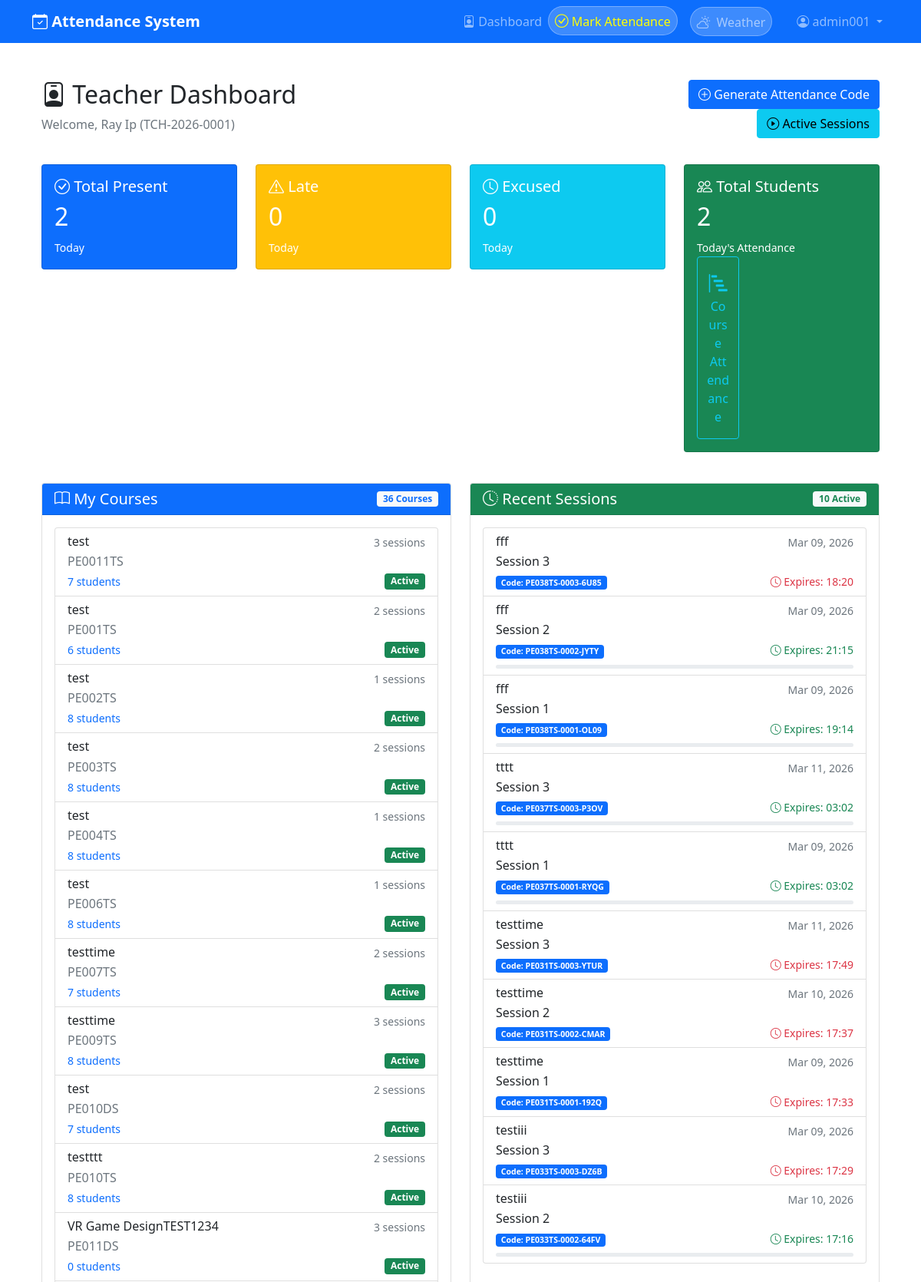
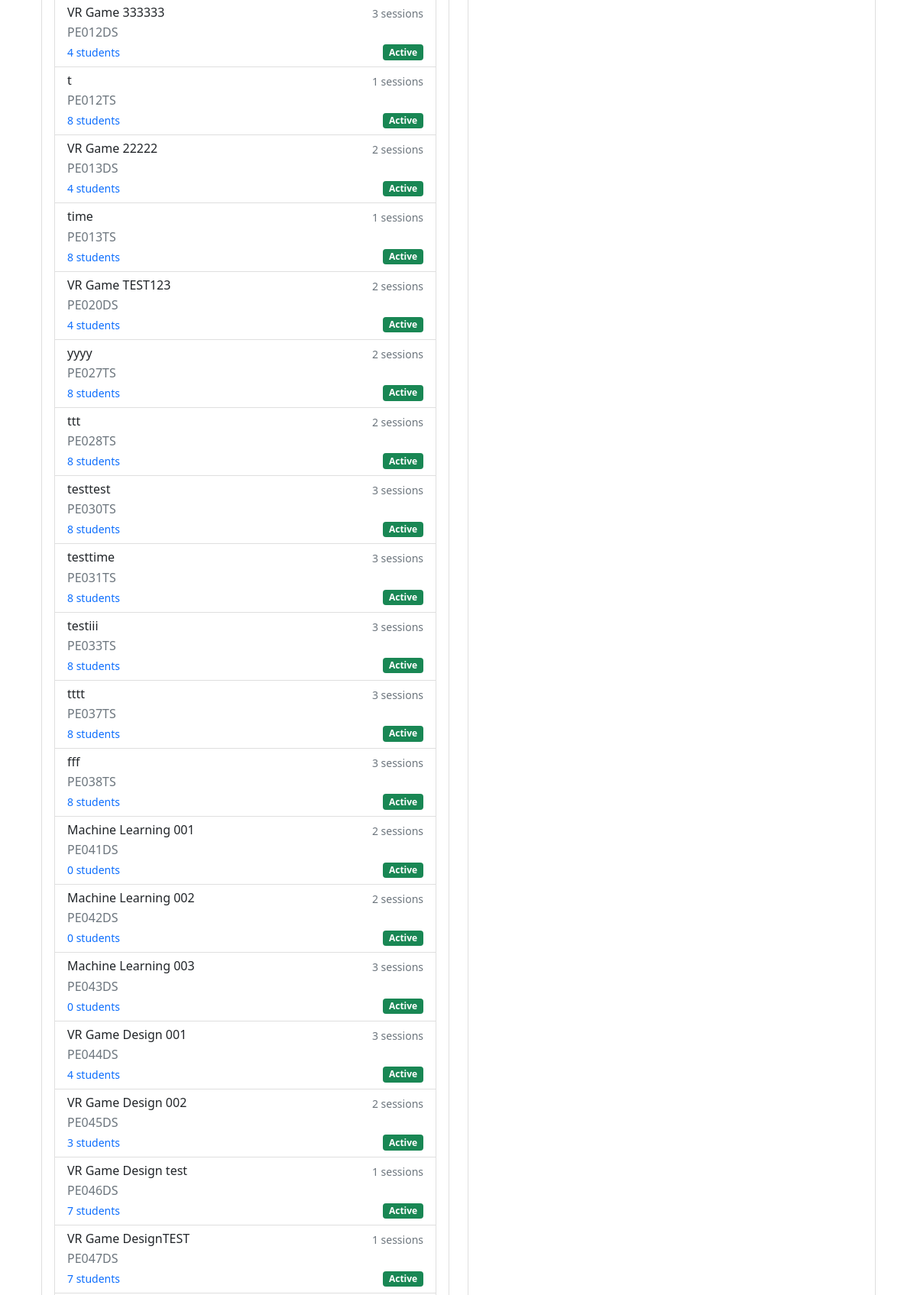
/teacher/dashboard/ (signed in, upper part), run on the app's committed database (2 pictures, top to bottom).
### student_attendance/models.py (models this page shows, shortened)
class Teacher(models.Model):
    user = models.OneToOneField(User, on_delete=models.CASCADE, null=True, blank=True, related_name='teacher_profile')
    first_name = models.CharField(max_length=100)
    last_name = models.CharField(max_length=100)
    teacher_id = models.CharField(max_length=20, unique=True, editable=False)
    email = models.EmailField(unique=True)
    created_at = models.DateTimeField(auto_now_add=True)
    updated_at = models.DateTimeField(auto_now=True)
    class Meta:
        db_table = 'teacher'
        verbose_name_plural = 'Teachers'
        ordering = ['-created_at']

class Course(models.Model):
    course_id = models.CharField(max_length=20, primary_key=True)
    course_name = models.CharField(max_length=100)
    course_description = models.TextField()
    teacher = models.ForeignKey(Teacher, on_delete=models.CASCADE, related_name='courses', null=True, blank=True)
    total_sessions = models.IntegerField(default=0, help_text="Total number of sessions for this course")
    enrolled_students = models.ManyToManyField(
        'Student',
        related_name='enrolled_courses',
        blank=True,
        help_text="Students enrolled in this course"
    )
    created_at = models.DateTimeField(auto_now_add=True)
    updated_at = models.DateTimeField(auto_now=True)
    def enrolled_count(self):
        """Return the number of enrolled students"""
        return self.enrolled_students.count()
    enrolled_count.short_description = 'Enrolled Students'
    class Meta:
        db_table = 'course'
        verbose_name_plural = 'Courses'
        ordering = ['-created_at']
        indexes = [
            models.Index(fields=['course_id']),
            models.Index(fields=['course_name']),
        ]

class CourseSession(models.Model):
    course = models.ForeignKey(Course, on_delete=models.CASCADE, related_name='sessions')
    session_number = models.IntegerField(help_text="Session number (e.g., 1, 2, 3...)")
    session_code = models.CharField(max_length=50, unique=True, editable=False)
    session_date = models.DateField(default=timezone.now)
    start_time = models.TimeField(null=True, blank=True)
    end_time = models.TimeField(null=True, blank=True)
    topic = models.CharField(max_length=200, blank=True)
    is_active = models.BooleanField(default=True)
    created_at = models.DateTimeField(auto_now_add=True)
    updated_at = models.DateTimeField(auto_now=True)
    class Meta:
        db_table = 'course_session'
        verbose_name_plural = 'Course Sessions'
        ordering = ['course', 'session_number']
        unique_together = ['course', 'session_number']
        indexes = [
            models.Index(fields=['course', 'session_number']),
            models.Index(fields=['session_code']),
            models.Index(fields=['session_date']),
        ]

class AttendanceCode(models.Model):
    session = models.OneToOneField(CourseSession, on_delete=models.CASCADE, related_name='attendance_code')
    code = models.CharField(max_length=20, unique=True)
    qr_code_data = models.TextField(help_text="Data to be encoded in QR code", blank=True)
    expires_at = models.DateTimeField()
    is_used = models.BooleanField(default=False)
    created_at = models.DateTimeField(auto_now_add=True)
    class Meta:
        db_table = 'attendance_code'
        verbose_name_plural = 'Attendance Codes'
        ordering = ['-created_at']
        indexes = [
            models.Index(fields=['code']),
            models.Index(fields=['expires_at']),
        ]

### student_attendance/views.py (the view)
# urls.py: path('teacher/dashboard/', views.teacher_dashboard, name='teacher_dashboard'),
@login_required(login_url='student_attendance:login')
def teacher_dashboard(request):
    try:
        teacher = request.user.teacher_profile
    except:
        messages.error(request, 'Only for registered teacher.')
        return redirect('student_attendance:login')
    courses = Course.objects.filter(teacher=teacher).annotate(
        total_students_count=Count('enrolled_students', distinct=True),
        total_sessions_count=Count('sessions', distinct=True)
    )
    recent_sessions = CourseSession.objects.filter(
        course__teacher=teacher,
        is_active=True,
        attendance_code__isnull=False
    ).select_related('course', 'attendance_code').order_by('-created_at')[:10]
    today = timezone.now().date()
    today_attendances = AttendanceLog.objects.filter(
        session__course__teacher=teacher,
        check_in_time__date=today
    )
    total_present = today_attendances.filter(status='PRESENT').count()
    total_late = today_attendances.filter(status='LATE').count()
    total_excused = today_attendances.filter(status='EXCUSED').count()
    today_sessions = CourseSession.objects.filter(
        course__teacher=teacher,
        session_date=today
    ).select_related('course').prefetch_related('attendance_logs')
    total_courses = courses.count()
    total_students = Student.objects.filter(
        attendance_logs__session__course__teacher=teacher
    ).distinct().count()
    total_sessions = CourseSession.objects.filter(
        course__teacher=teacher
    ).count()
    total_attendance = AttendanceLog.objects.filter(
        session__course__teacher=teacher
    ).count()
    context = {
        'teacher': teacher,
        'courses': courses,
        'recent_sessions': recent_sessions,
        'today_sessions': today_sessions,
        'total_present': total_present,
        'total_late': total_late,
        'total_excused': total_excused,
        'today': today,
        'total_courses': total_courses,
        'total_students': total_students,
        'total_sessions': total_sessions,
        'total_attendance': total_attendance,
        'now': timezone.now(),
    }
    return render(request, 'student_attendance/teacher/dashboard.html', context)

### student_attendance/templates/student_attendance/teacher/dashboard.html (shortened to what this page needs)
{% extends 'student_attendance/base.html' %}
{% load tz %}
{% block content %}
<div class="container mt-4">
    <div class="row">
        <div class="col-md-8">
            <h2><i class="bi bi-person-badge"></i> Teacher Dashboard</h2>
            <p class="text-muted">Welcome, {{ teacher.first_name }} {{ teacher.last_name }} ({{ teacher.teacher_id }})</p>
        </div>
        <div class="col-md-4 text-end">
            <a href="{% url 'student_attendance:generate_attendance_code' %}" class="btn btn-primary">
                <i class="bi bi-plus-circle"></i> Generate Attendance Code
            </a>
            <a href="{% url 'student_attendance:active_sessions' %}" class="btn btn-info">
                <i class="bi bi-play-circle"></i> Active Sessions
            </a>
        </div>
    </div>
    <div class="row mt-4">
        <div class="col-md-3">
            <div class="card text-white bg-primary mb-3">
                <div class="card-body">
                    <h5 class="card-title"><i class="bi bi-check-circle"></i> Total Present</h5>
                    <h2>{{ total_present }}</h2>
                    <small>Today</small>
                </div>
            </div>
        </div>
        <div class="col-md-3">
            <div class="card text-white bg-warning mb-3">
                <div class="card-body">
                    <h5 class="card-title"><i class="bi bi-exclamation-triangle"></i> Late</h5>
                    <h2>{{ total_late }}</h2>
                    <small>Today</small>
                </div>
            </div>
        </div>
        <div class="col-md-3">
            <div class="card text-white bg-info mb-3">
                <div class="card-body">
                    <h5 class="card-title"><i class="bi bi-clock"></i> Excused</h5>
                    <h2>{{ total_excused }}</h2>
                    <small>Today</small>
                </div>
            </div>
        </div>
        <div class="col-md-3">
            <div class="card text-white bg-success mb-3">
                <div class="card-body">
                    <h5 class="card-title"><i class="bi bi-people"></i> Total Students</h5>
                    <h2>{{ total_present|add:total_late|add:total_excused }}</h2>
                    <small>Today's Attendance</small>
                    <div class="col-md-3">
                        <a href="{% url 'student_attendance:teacher_course_attendance' %}" class="btn btn-outline-info w-100 py-3">
                            <i class="bi bi-bar-chart-steps fs-4 d-block"></i>
                            <span>Course Attendance</span>
                        </a>
                    </div>
                </div>
            </div>
        </div>
    </div>
    <div class="row mt-4">
        <div class="col-md-6">
            <div class="card h-100">
                <div class="card-header bg-primary text-white d-flex justify-content-between align-items-center">
                    <h5 class="mb-0"><i class="bi bi-book"></i> My Courses</h5>
                    <span class="badge bg-light text-primary">{{ courses|length }} Courses</span>
                </div>
                <div class="card-body">
                    {% if courses %}
                    <div class="list-group">
                        {% for course in courses %}
                        <a href="{% url 'student_attendance:course_dashboard' course.course_id %}" class="list-group-item list-group-item-action">
                            <div class="d-flex w-100 justify-content-between">
                                <h6 class="mb-1">{{ course.course_name }}</h6>
                                <small class="text-muted">{{ course.total_sessions_count }} sessions</small>
                            </div>
                            <p class="mb-1 text-muted">{{ course.course_id }}</p>
                            <div class="d-flex justify-content-between align-items-center">
                                <small class="text-primary">{{ course.total_students_count }} students</small>
                                <span class="badge {% if course.total_sessions_count > 0 %}bg-success{% else %}bg-secondary{% endif %}">
                                    Active
                                </span>
                            </div>
                        </a>
                        {% endfor %}
                    </div>
                    {% endif %}
                </div>
            </div>
        </div>
        <div class="col-md-6">
            <div class="card h-100">
                <div class="card-header bg-success text-white d-flex justify-content-between align-items-center">
                    <h5 class="mb-0"><i class="bi bi-clock-history"></i> Recent Sessions</h5>
                    <span class="badge bg-light text-success">{{ recent_sessions|length }} Active</span>
                </div>
                <div class="card-body">
                    {% if recent_sessions %}
                    <div class="list-group">
                        {% for session in recent_sessions %}
                        <a href="{% url 'student_attendance:session_detail' session.id %}" class="list-group-item list-group-item-action">
                            <div class="d-flex w-100 justify-content-between">
                                <h6 class="mb-1">{{ session.course.course_name }}</h6>
                                <small class="text-muted">{{ session.session_date|date:"M d, Y" }}</small>
                            </div>
                            <p class="mb-1">Session {{ session.session_number }}</p>
                            <div class="d-flex justify-content-between align-items-center">
                                <small>
                                    <span class="badge bg-primary">Code: {{ session.attendance_code.code }}</span>
                                </small>
                                <small class="{% if session.attendance_code.expires_at > now %}text-success{% else %}text-danger{% endif %}">
                                    <i class="bi bi-clock"></i>
                                    Expires: {{ session.attendance_code.expires_at|localtime|time:"H:i" }}
                                </small>
                            </div>
                            {% if session.attendance_code.expires_at > now %}
                            <div class="progress mt-2" style="height: 5px;">
                            </div>
                            {% endif %}
                        </a>
                        {% endfor %}
                    </div>
                    {% endif %}
                </div>
            </div>
        </div>
    </div>
</div>
{% endblock %}

### student_attendance/templates/student_attendance/base.html (shortened to what this page needs)
<!DOCTYPE html>
<html lang="en">
<head>
    <link href="https://cdn.jsdelivr.net/npm/bootstrap@5.1.3/dist/css/bootstrap.min.css" rel="stylesheet">
    <link rel="stylesheet" href="https://cdn.jsdelivr.net/npm/bootstrap-icons@1.8.1/font/bootstrap-icons.css">
</head>
<body>
    <nav class="navbar navbar-expand-lg navbar-dark bg-primary">
        <div class="container">
            <a class="navbar-brand" href="{% url 'student_attendance:home' %}">
                <i class="bi bi-calendar-check"></i> Attendance System
            </a>
            <div class="collapse navbar-collapse" id="navbarNav">
                <ul class="navbar-nav ms-auto">
                    {% if user.is_authenticated %}
                        {% if user.teacher_profile %}
                        <li class="nav-item">
                            <a class="nav-link" href="{% url 'student_attendance:teacher_dashboard' %}">
                                <i class="bi bi-person-badge"></i> Dashboard
                            </a>
                        </li>
                        {% elif user.student_profile %}
                        <li class="nav-item">
                            <a class="nav-link weather-btn" href="{% url 'student_attendance:student_dashboard' %}">
                                <i class="bi bi-person"></i> Dashboard
                            </a>
                        </li>
                        {% endif %}
                   <li class="nav-item">
                        <a class="nav-link weather-btn" href="{% url 'student_attendance:mark_attendance' %}" style="color: yellow;">
                            <i class="bi bi-check-circle"></i> Mark Attendance
                        </a>
                    </li>
                        <li class="nav-item me-2 d-flex align-items-center">
                            <a class="nav-link weather-btn" href="{% url 'weather_app:index' %}" title="Check Weather">
                                <i class="bi bi-cloud-sun me-1"></i> Weather
                            </a>
                        </li>
                        <li class="nav-item dropdown">
                            <a class="nav-link dropdown-toggle" href="#" id="userDropdown" role="button" data-bs-toggle="dropdown" aria-expanded="false">
                                <i class="bi bi-person-circle"></i> {{ user.username }}
                            </a>
                        </li>
                    {% endif %}
                </ul>
            </div>
        </div>
    </nav>
    <main class="py-4">
        <div class="container">
            {% block content %}{% endblock %}
        </div>
    </main>
</body>
</html>

### student_attendance/templates/student_attendance/base.html (style rules this page uses)
.navbar-brand { font-weight: bold; }
.weather-btn { background-color: rgba(255,255,255,0.2); border-radius: 20px; padding: 0.3rem 1rem; margin-right: 1rem; border: 1px solid rgba(255,255,255,0.3); transition: all 0.3s ease; }
.weather-btn i { font-size: 1.1rem; }

### data on the page
Teacher: first_name "Ray", last_name "Ip", teacher_id "TCH-2026-0001"
Course: course_name "test", total_sessions_count "3", course_id "PE0011TS", total_students_count "7"
Course: course_name "test", total_sessions_count "2", course_id "PE001TS", total_students_count "6"
Course: course_name "test", total_sessions_count "1", course_id "PE002TS", total_students_count "8"
Course: course_name "test", total_sessions_count "2", course_id "PE003TS", total_students_count "8"
Course: course_name "test", total_sessions_count "1", course_id "PE004TS", total_students_count "8"
Course: course_name "test", total_sessions_count "1", course_id "PE006TS", total_students_count "8"
Course: course_name "testtime", total_sessions_count "2", course_id "PE007TS", total_students_count "7"
Course: course_name "testtime", total_sessions_count "3", course_id "PE009TS", total_students_count "8"
Course: course_name "test", total_sessions_count "2", course_id "PE010DS", total_students_count "7"
Course: course_name "testttt", total_sessions_count "2", course_id "PE010TS", total_students_count "8"
Course: course_name "VR Game DesignTEST1234", total_sessions_count "3", course_id "PE011DS", total_students_count "0"
Course: course_name "VR Game 333333", total_sessions_count "3", course_id "PE012DS", total_students_count "4"
Course: course_name "t", total_sessions_count "1", course_id "PE012TS", total_students_count "8"
Course: course_name "VR Game 22222", total_sessions_count "2", course_id "PE013DS", total_students_count "4"
Course: course_name "time", total_sessions_count "1", course_id "PE013TS", total_students_count "8"
Course: course_name "VR Game TEST123", total_sessions_count "2", course_id "PE020DS", total_students_count "4"
Course: course_name "yyyy", total_sessions_count "2", course_id "PE027TS", total_students_count "8"
Course: course_name "ttt", total_sessions_count "2", course_id "PE028TS", total_students_count "8"
Course: course_name "testtest", total_sessions_count "3", course_id "PE030TS", total_students_count "8"
Course: course_name "testtime", total_sessions_count "3", course_id "PE031TS", total_students_count "8"
Course: course_name "testiii", total_sessions_count "3", course_id "PE033TS", total_students_count "8"
Course: course_name "tttt", total_sessions_count "3", course_id "PE037TS", total_students_count "8"
Course: course_name "fff", total_sessions_count "3", course_id "PE038TS", total_students_count "8"
Course: course_name "Machine Learning 001", total_sessions_count "2", course_id "PE041DS", total_students_count "0"
Course: course_name "Machine Learning 002", total_sessions_count "2", course_id "PE042DS", total_students_count "0"
Course: course_name "Machine Learning 003", total_sessions_count "3", course_id "PE043DS", total_students_count "0"
Course: course_name "VR Game Design 001", total_sessions_count "3", course_id "PE044DS", total_students_count "4"
Course: course_name "VR Game Design 002", total_sessions_count "2", course_id "PE045DS", total_students_count "3"
Course: course_name "VR Game Design test", total_sessions_count "1", course_id "PE046DS", total_students_count "7"
Course: course_name "VR Game DesignTEST", total_sessions_count "1", course_id "PE047DS", total_students_count "7"
CourseSession: course.course_name "fff", session_date "Mar 09, 2026", session_number "3", attendance_code.code "PE038TS-0003-6U85", attendance_code.expires_at "18:20"
CourseSession: course.course_name "fff", session_date "Mar 09, 2026", session_number "2", attendance_code.code "PE038TS-0002-JYTY", attendance_code.expires_at "21:15"
CourseSession: course.course_name "fff", session_date "Mar 09, 2026", session_number "1", attendance_code.code "PE038TS-0001-OL09", attendance_code.expires_at "19:14"
CourseSession: course.course_name "tttt", session_date "Mar 11, 2026", session_number "3", attendance_code.code "PE037TS-0003-P3OV", attendance_code.expires_at "03:02"
CourseSession: course.course_name "tttt", session_date "Mar 09, 2026", session_number "1", attendance_code.code "PE037TS-0001-RYQG", attendance_code.expires_at "03:02"
CourseSession: course.course_name "testtime", session_date "Mar 11, 2026", session_number "3", attendance_code.code "PE031TS-0003-YTUR", attendance_code.expires_at "17:49"
CourseSession: course.course_name "testtime", session_date "Mar 10, 2026", session_number "2", attendance_code.code "PE031TS-0002-CMAR", attendance_code.expires_at "17:37"
CourseSession: course.course_name "testtime", session_date "Mar 09, 2026", session_number "1", attendance_code.code "PE031TS-0001-192Q", attendance_code.expires_at "17:33"
CourseSession: course.course_name "testiii", session_date "Mar 09, 2026", session_number "3", attendance_code.code "PE033TS-0003-DZ6B", attendance_code.expires_at "17:29"
CourseSession: course.course_name "testiii", session_date "Mar 10, 2026", session_number "2", attendance_code.code "PE033TS-0002-64FV", attendance_code.expires_at "17:16"

### other printed values
{{ user.username }} "admin001"
{{ total_present }} "2"
{{ total_late }} "0"
{{ total_excused }} "0"
{{ total_present|add:total_late|add:total_excused }} "2"
{{ courses|length }} "36"
{{ recent_sessions|length }} "10"
